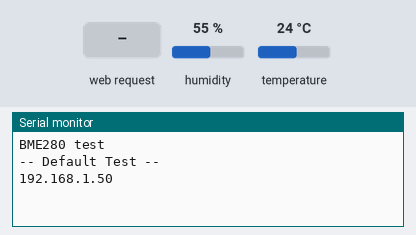
This program was run on a simulated ESP32. Shown: the last lines printed to the serial monitor. The test bench sets the inputs (shaded band); at power-on: humidity 55 %, temperature 24 °C. WiFi joins after 1.5 s; servers stay silent unless stated.

Above: at 2.7 s.
2.8 s: HTTP request GET /temperature received
At 4.0 s:
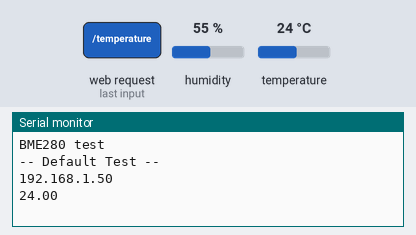
4.3 s: HTTP request GET /humidity received
At 5.4 s:
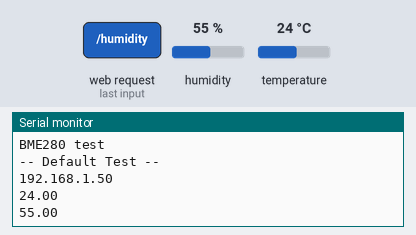

Measured:
- after the input at 2.8 s, the serial monitor: prints a new line at once (image 1)
- after the input at 4.3 s, the serial monitor: prints a new line at once (image 2)

The program:

main.cpp
```cpp
/*********
  Rui Santos
  Complete project details at https://randomnerdtutorials.com
*********/

// Import required libraries
#include "WiFi.h"
#include "ESPAsyncWebServer.h"
#include <Adafruit_BME280.h>
#include <Adafruit_Sensor.h>
#include "RTClib.h"
#include "Timer.h"


// Definition du mot de passe Wifi
const char* ssid = "BELL470";
const char* password = "CMR062021";
//const char* ssid     = "IDO-OBJECTS";
//const char* password = "42Bidules!";


#define SEALEVELPRESSURE_HPA (1013.25)

// Creation d'objets
RTC_DS3231 rtc;
Adafruit_BME280 bme; // I2C
// Create AsyncWebServer object on port 80
AsyncWebServer server(80);

//Declaration de variables
Timer Temps;
long int delayMS = 1000;
long int PresentMillis;
unsigned long delayTime;


/**
 * @brief Fonction retournant la temperature du capteur
 *
 * @return String
 */
String readBmeTemperature() {
  // Sensor readings may also be up to 2 seconds 'old' (its a very slow sensor)
  // Read temperature as Celsius (the default)
  float t = bme.readTemperature();
  // Read temperature as Fahrenheit (isFahrenheit = true)
  //float t = dht.readTemperature(true);
  // Check if any reads failed and exit early (to try again).
  if (isnan(t)) {
    Serial.println("Failed to read from BME sensor!");
    return "--";
  }
  else {
    Serial.println(t);
    return String(t);
  }
}

/**
 * @brief Fonction retournant l'humidite du capteur
 *
 * @return String
 */
String readBmeHumidity() {
  // Sensor readings may also be up to 2 seconds 'old' (its a very slow sensor)
  float h = bme.readHumidity();
  if (isnan(h)) {
    Serial.println("Failed to read from bme sensor!");
    return "--";
  }
  else {
    Serial.println(h);
    return String(h);
  }
}

/**
 * @brief Fonction retournant l'heure et la minute grace au RTC
 *
 * @return String
 */
String readRtcTime() {
  // Sensor readings may also be up to 2 seconds 'old' (its a very slow sensor)
  DateTime now = rtc.now();
  float h = (now.hour(), DEC);
  String Heure = String(h) + String((now.minute(), DEC));
  if (isnan(h)) {
    Serial.println("Failed to read from rtc sensor!");
    return "--";
  }
  else {
    Serial.println(h);
    return Heure;
  }
}

//Creation de la page web contenue dans la variable index_html[]
const char index_html[] PROGMEM = R"rawliteral(
<!DOCTYPE HTML><html>
<head>
  <meta name="viewport" content="width=device-width, initial-scale=1">
  <link rel="stylesheet" href="https://stackpath.bootstrapcdn.com/bootstrap/4.3.1/css/bootstrap.min.css" >
  <link rel="stylesheet" href="https://cdn.jsdelivr.net/npm/bootstrap-icons@1.8.1/font/bootstrap-icons.css">
  <style>
    html {
     font-family: Arial;
     display: inline-block;
     margin: 0px auto;
     text-align: center;
    }
    h2 { font-size: 3.0rem;
        text-align: center;
       }
    p { font-size: 3.0rem;
        text-align: center;
      }
    .units { font-size: 1.2rem; }
    .dht-labels{
      font-size: 1.5rem;
      vertical-align:middle;
      padding-bottom: 15px;
    }
  </style>
</head>
<body>
  <h2>CHAMBRE FROIDE</h2>
  <p>
    <i class="bi bi-thermometer-sun" style="color:#059e8a;"></i>
    <span class="dht-labels">Temperature</span>
    <span id="temperature">%TEMPERATURE%</span>
    <sup class="units">&deg;C</sup>
  </p>
  <p>
    <i class="bi bi-droplet-fill" style="color:#00add6;"></i>
    <span class="dht-labels">Humidity</span>
    <span id="humidity">%HUMIDITY%</span> <!--%HUMIDITY% pour y placer l'humidide du capteur-->
    <sup class="units">&percnt;</sup>
  </p>
  <p>
    <i class="bi bi-watch" style="color:#059e8a;"></i>
    <span class="dht-labels">Time</span>
    <span id="time">%TIME%</span>
    <sup class="units">&deg;H</sup>
  </p>
</body>
<script>
setInterval(function ( ) {
  var xhttp = new XMLHttpRequest();
  xhttp.onreadystatechange = function() {
    if (this.readyState == 4 && this.status == 200) {
      <!--Mise a jour de l element d'id temperature-->
      document.getElementById("temperature").innerHTML = this.responseText;
    }
  };
  xhttp.open("GET", "/temperature", true);
  xhttp.send();
}, 5000 ) ;          <!--Delai pour rafraichir la page -->

setInterval(function ( ) {
  var xhttp = new XMLHttpRequest();
  xhttp.onreadystatechange = function() {
    if (this.readyState == 4 && this.status == 200) {
      document.getElementById("humidity").innerHTML = this.responseText;
    }
  };
  xhttp.open("GET", "/humidity", true);
  xhttp.send();
}, 5000 ) ;

setInterval(function ( ) {
  var xhttp = new XMLHttpRequest();
  xhttp.onreadystatechange = function() {
    if (this.readyState == 4 && this.status == 200) {
      document.getElementById("time").innerHTML = this.responseText;
    }
  };
  xhttp.open("GET", "/time", true);
  xhttp.send();
}, 5000 ) ;
</script>
</html>)rawliteral";

// Replaces placeholder with DHT values
String processor(const String& var){
  //Serial.println(var);
  if (var == "TEMPERATURE")
  {
    return readBmeTemperature();  //Renvoie la T* au niveau de l'espace reserve appele TEMPERATURE
  }
  else if (var == "HUMIDITY")
  {
    return readBmeHumidity();     //Renvoie H* au niveau de l'espace reserve appele HUMIDITY
  }
  else
  {
    if (var == "TIME")
    {
      return readRtcTime();
    }
  }
 /* if(var == "TEMPERATURE"){
    return readBmeTemperature();  //Renvoie la T* au niveau de l'espace reserve appele TEMPERATURE
  }
  else if(var == "HUMIDITY"){
    return readBmeHumidity();     //Renvoie H* au niveau de l'espace reserve appele HUMIDITY
  }  */
  return String();
}

void setup(){
  // Serial port for debugging purposes
  Serial.begin(9600);

                                   //Test fonctionnement du BME
  Serial.println(F("BME280 test"));
  bool status;

  // default settings
  // (you can also pass in a Wire library object like &Wire2)
  status = bme.begin(0x76);
  if (!status) {
    Serial.println("Could not find a valid BME280 sensor, check wiring!");
    while (1);
  }
  Serial.println("-- Default Test --");
  delayTime = 1000;
  Serial.println();
                         //Test fonctionnement du RTC
 if (!rtc.begin())
  {
    Serial.println("Couldn't find RTC");
    Serial.flush();
    while (1)
      delay(10);
  }

  if (rtc.lostPower())
  {
    Serial.println("RTC lost power, let's set the time!");
    rtc.adjust(DateTime(F(__DATE__), F(__TIME__)));
  }

  // Connect to Wi-Fi
  WiFi.begin(ssid, password);
  while (WiFi.status() != WL_CONNECTED) {
	Temps.startTimer(delayMS);
     if (Temps.isTimerReady())   //delayMS c est ecoule
	   {
        Serial.println("Connecting to WiFi..");
     }
  }

  // Print ESP32 Local IP Address
  Serial.println(WiFi.localIP());

                                         // Route for root / web page

  //Evoie du code html stocker dans la variable
  server.on("/", HTTP_GET, [](AsyncWebServerRequest *request){
    request->send_P(200, "text/html", index_html, processor);
  });
  //Remplacement de la temperature, humidite et heure
  server.on("/temperature", HTTP_GET, [](AsyncWebServerRequest *request){
    request->send_P(200, "text/plain", readBmeTemperature().c_str());
  });
  server.on("/humidity", HTTP_GET, [](AsyncWebServerRequest *request){
    request->send_P(200, "text/plain", readBmeHumidity().c_str());
  });
  server.on("/time", HTTP_GET, [](AsyncWebServerRequest *request){
    request->send_P(200, "text/plain", readRtcTime().c_str());
  });

  // Start server
  server.begin();
}

void loop(){

}
```

Timer.h
```cpp
#ifndef TIMER_H
    #define TIMER_H

class Timer
{
    private:
        unsigned long timerStart;
        unsigned long timerTarget;

    public:
        Timer();

        void startTimer(int msec);

        bool isTimerReady();
};

#endif  // TIMER_H
```

Timer.cpp
```cpp
#include "Timer.h"
#include <Arduino.h>

Timer::Timer(){};

void Timer::startTimer(int msec) {
    timerStart = millis();
    timerTarget = msec;
};

bool Timer::isTimerReady(){
        return (millis() - timerStart) > timerTarget;
};
```
